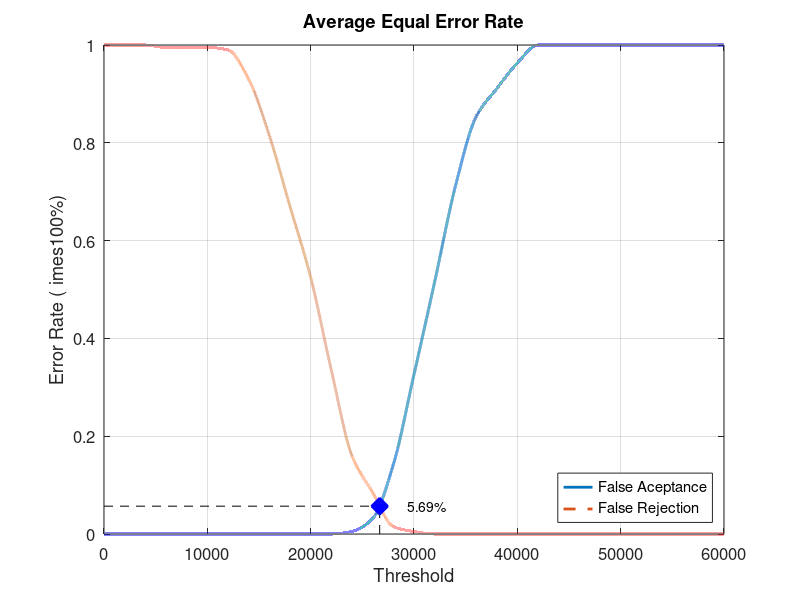
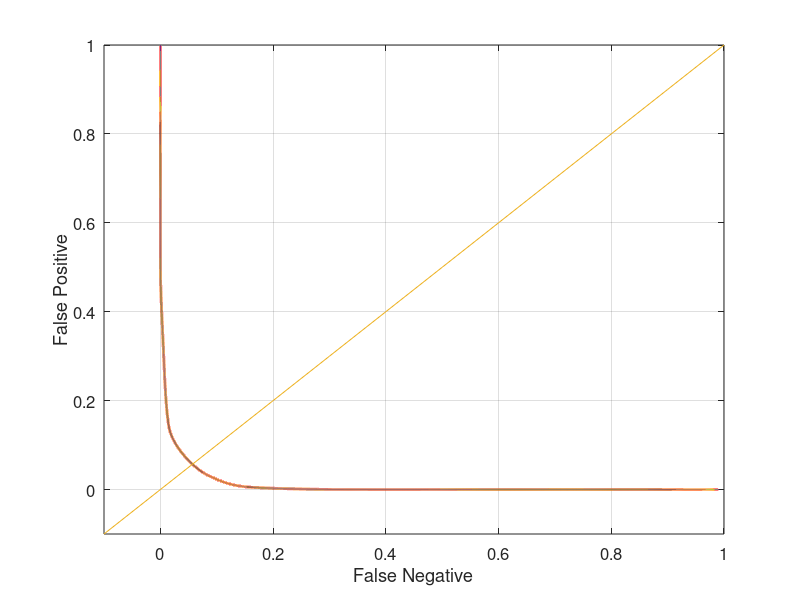

Write the MATLAB code that produced these figures, in order.
close all;
clear;
clc;
x = 0:2000:60000;
xq = 0:0.5:60000;

y0 = [0 0 0 0 0 0 0 0 0 0 0 0 0.00526316 0.0315789 0.142105 0.326316 0.515789 0.710526 0.852632 0.910526 0.963158 1 1 1 1 1 1 1 1 1 1]
yy0 = interp1(x, y0, xq, 'pchip');
y1 = [1 1 1 0.995 0.995 0.995 0.99 0.93 0.815 0.67 0.525 0.335 0.16 0.085 0.015 0.005 0 0 0 0 0 0 0 0 0 0 0 0 0 0 0]
yy1 = interp1(x, y1, xq, 'pchip');

% Calculating EER: 
y2 = abs(y0 - y1);
find(y2 == min(y2))
yy2 = abs(yy0 - yy1);
xEER = find(yy2 == min(yy2));
xEERIndex = xq(xEER) % X-axis EER
yEER = yy0(xEER) % Y-axis EER

main = figure
plot(xq, yy0,'-','LineWidth', 2);	hold on
plot(xq, yy1,'--','LineWidth', 2);	hold on
plot([xEERIndex xEERIndex], [0 yEER], 'k--');	hold on
plot([0 xEERIndex], [yEER yEER], 'k--');	hold on
plot(xEERIndex, yEER, 'bx', 'LineWidth', 10);	hold on
text(xEERIndex + 10 * xEERIndex / 100, yEER, [num2str(round((10000 * yEER)) / 100) '%'])
legend('False Aceptance', 'False Rejection', 'Location', 'SouthEast')
xlabel('Threshold')
ylabel('Error Rate (	imes100%)')
title('Average Equal Error Rate')
set(gca, 'FontSize', 12)
axis([0 60000 0 1])
grid on

print(main, 'Database3_1Main', '-dpng');
FNRxFPR = figure('Color', [1 1 1]);
plot(yy1, yy0, '-', yy1, yy0, 'LineWidth', 2);
hold on
y = -0.1:0.1:1
plot(y, y); 
set(gca, 'FontSize', 12)
xlabel('False Negative')
ylabel('False Positive')
axis([-0.1 1 -0.1 1])
set(gca, 'FontSize', 12)
grid on

print(FNRxFPR, 'Database3_1FNRxFPR','-dpng');
